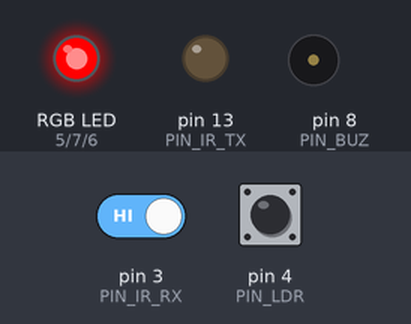
Recording of a sketch running on a simulated Arduino Uno, built with avr-gcc and run on an emulated ATmega328P. Shown: an RGB LED mixed from three pins (HIGH = lit), output pins drawn as LEDs (lit = HIGH), buzzer (waves = sounding, pin HIGH). The inputs (shaded band) are chosen by the test bench; at power-on: pin 3 (PIN_IR_RX) HIGH, pin 4 (PIN_LDR) HIGH.

Above: at 0.1 s.
At 0.6 s:
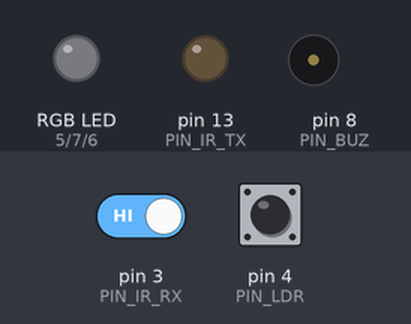
Timing chart, 0 to 2.1 s (numbered marks = the images above):
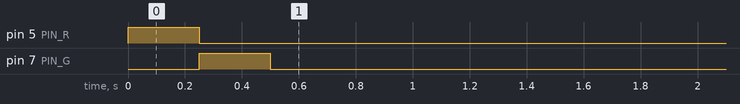

The sketch:

LilyPad_2.ino
```cpp
#include <SoftwareSerial.h>

const byte TEAM_ID = 2;

// --- PINS (Team 2 Special) ---
const int PIN_R = 5;  // PWM
const int PIN_B = 6;  // PWM
const int PIN_G = 7;  // DIGITAL ONLY (Cannot Dim)

const int PIN_IR_TX = 13;
const int PIN_IR_RX = 3;
const int PIN_BUZ   = 8;
const int PIN_LDR   = 4;

const int XBEE_RX = 10;
const int XBEE_TX = 11;

SoftwareSerial XBee(XBEE_RX, XBEE_TX);
Stream& LINK = XBee;

const byte FLAG_IR    = 1;
const byte FLAG_LDR   = 2;
const byte FLAG_LIGHT = 4;
const byte FLAG_HB    = 8;

const byte CMD_SET_RGB  = 1;
const byte CMD_BEEP     = 2;
const byte CMD_FIREMODE = 3;

bool txActive = false;
byte fireMode = 0;
unsigned long lastStatus = 0;
unsigned long lastAutoFire = 0;
bool prevIr = false;

// --- HELPER FUNCTIONS DEFINED FIRST ---

void beepShort(){ digitalWrite(PIN_BUZ,HIGH); delay(60); digitalWrite(PIN_BUZ,LOW); }
void beepLong(){  digitalWrite(PIN_BUZ,HIGH); delay(800); digitalWrite(PIN_BUZ,LOW); }
void chirp(){ for(int i=0;i<3;i++){ beepShort(); delay(100);} }

void fireBurst(){
  tone(PIN_IR_TX, 38000); txActive = true; delay(15); noTone(PIN_IR_TX); txActive = false;
}

bool ldrBright(){ return digitalRead(PIN_LDR)==LOW; }

// --- COLOR LOGIC: FIXED FOR DIGITAL GREEN ---
void rgbCode(byte code){
  // COMMON CATHODE: 255=ON, 0=OFF
  if(code==0) {
    // OFF
    analogWrite(PIN_R, 0);
    analogWrite(PIN_B, 0);
    digitalWrite(PIN_G, LOW);
  }
  else if(code==1) {
    // GREEN (Healthy)
    analogWrite(PIN_R, 0);
    analogWrite(PIN_B, 0);
    digitalWrite(PIN_G, HIGH); // Green ON
  }
  else if(code==2) {
    // HURT STATE -> BLUE
    // We swap Yellow for Blue because Green is too bright to mix
    analogWrite(PIN_R, 0);
    analogWrite(PIN_B, 255);   // Blue ON
    digitalWrite(PIN_G, LOW);  // Green OFF (Crucial!)
  }
  else if(code==3) {
    // RED (Dead)
    analogWrite(PIN_R, 255);   // Red ON
    analogWrite(PIN_B, 0);
    digitalWrite(PIN_G, LOW);  // Green OFF
  }
}

void sendStatus(byte flags, byte value){
  byte s = (byte)((TEAM_ID + flags + value) & 0xFF);
  LINK.write(TEAM_ID); LINK.write(flags); LINK.write(value); LINK.write(s);
}

void handleCommand(){
  while(LINK.available() >= 4){
    byte team = LINK.read();
    byte cmd  = LINK.read();
    byte arg  = LINK.read();
    byte sum  = LINK.read();
    if((byte)((team+cmd+arg)&0xFF) != sum) continue;
    if(team != TEAM_ID && team != 0xFF) continue;

    if(cmd==CMD_SET_RGB) rgbCode(arg);
    else if(cmd==CMD_BEEP) { if(arg==1) beepShort(); else if(arg==2) beepLong(); else if(arg==3) chirp(); }
    else if(cmd==CMD_FIREMODE) fireMode = arg;
  }
}

// --- STRICT SENSITIVITY (Anti-Noise) ---
bool irActive(){
  if(txActive) return false; // Don't detect our own shot

  int hits = 0;
  int samples = 60; // INCREASED SAMPLES from 30 to 60 (Listen longer)

  for(int i=0; i<samples; i++){
    // READ THE PIN
    if(digitalRead(PIN_IR_RX) == LOW) {
      hits++;
    }
    delayMicroseconds(100); // Faster sampling to catch the frequency
  }

  // STRICT THRESHOLD:
  // We took 60 samples.
  // We require 40 hits to filter out noise.
  return hits >= 3;
}

void setup(){
  pinMode(PIN_IR_TX,OUTPUT);
  pinMode(PIN_IR_RX,INPUT_PULLUP);
  pinMode(PIN_R,OUTPUT); pinMode(PIN_B,OUTPUT); pinMode(PIN_G,OUTPUT);
  pinMode(PIN_BUZ,OUTPUT);
  pinMode(PIN_LDR,INPUT_PULLUP);

  XBee.begin(9600); Serial.begin(9600);

  // STARTUP FLASH
  rgbCode(3); delay(250); // Red
  rgbCode(1); delay(250); // Green
  rgbCode(0);             // Off
}

void loop(){
  // 1. LISTEN FOR COMMANDS (Critical!)
  handleCommand();

  // 2. Run the Auto-Fire logic
  if(fireMode==2 && millis()-lastAutoFire>=200){ lastAutoFire=millis(); fireBurst(); }

  // 3. Run the NEW Strict Sensor Logic
  bool ir = irActive();
  if(ir && !prevIr) sendStatus(FLAG_IR, 1);
  prevIr = ir;

  // 4. Run the Heartbeat
  if(millis()-lastStatus >= 200){
    lastStatus = millis();
    byte flags = FLAG_HB;
    if(ldrBright()) flags |= FLAG_LIGHT;
    if(ir) flags |= FLAG_IR;
    sendStatus(flags, 1);
  }
}
```
